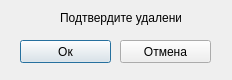
<?xml version="1.0" encoding="UTF-8"?>
<ui version="4.0">
 <class>Dialog_del</class>
 <widget class="QDialog" name="Dialog_del">
  <property name="geometry">
   <rect>
    <x>0</x>
    <y>0</y>
    <width>232</width>
    <height>80</height>
   </rect>
  </property>
  <property name="windowTitle">
   <string>Удаление</string>
  </property>
  <widget class="QPushButton" name="pushButton">
   <property name="geometry">
    <rect>
     <x>20</x>
     <y>40</y>
     <width>91</width>
     <height>23</height>
    </rect>
   </property>
   <property name="text">
    <string>Ок</string>
   </property>
  </widget>
  <widget class="QPushButton" name="pushButton_2">
   <property name="geometry">
    <rect>
     <x>120</x>
     <y>40</y>
     <width>91</width>
     <height>23</height>
    </rect>
   </property>
   <property name="text">
    <string>Отмена</string>
   </property>
  </widget>
  <widget class="QLabel" name="label">
   <property name="geometry">
    <rect>
     <x>60</x>
     <y>10</y>
     <width>121</width>
     <height>16</height>
    </rect>
   </property>
   <property name="text">
    <string>Подтвердите удаление</string>
   </property>
  </widget>
 </widget>
 <resources/>
 <connections/>
</ui>
